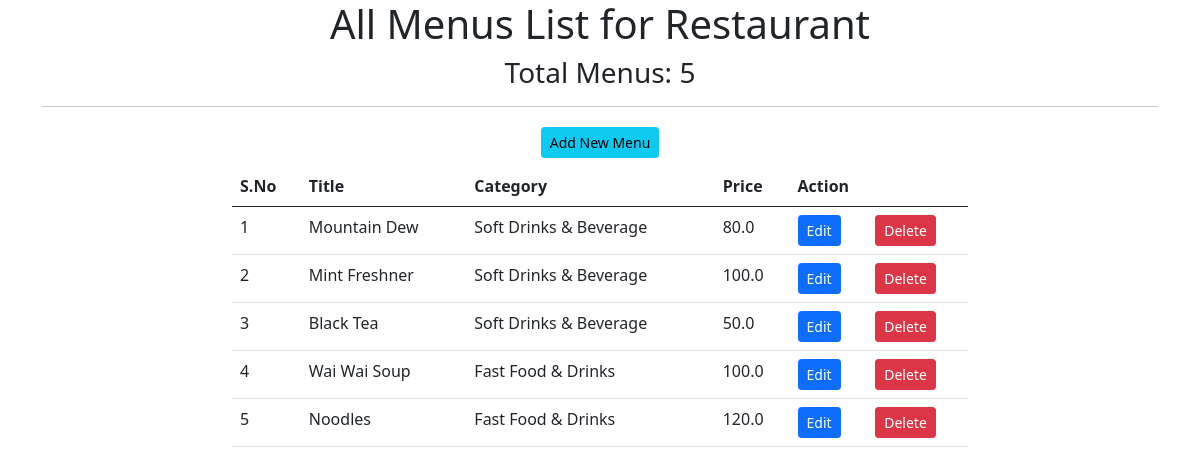
The app's page /app-restaurant/menu/list/, older data.
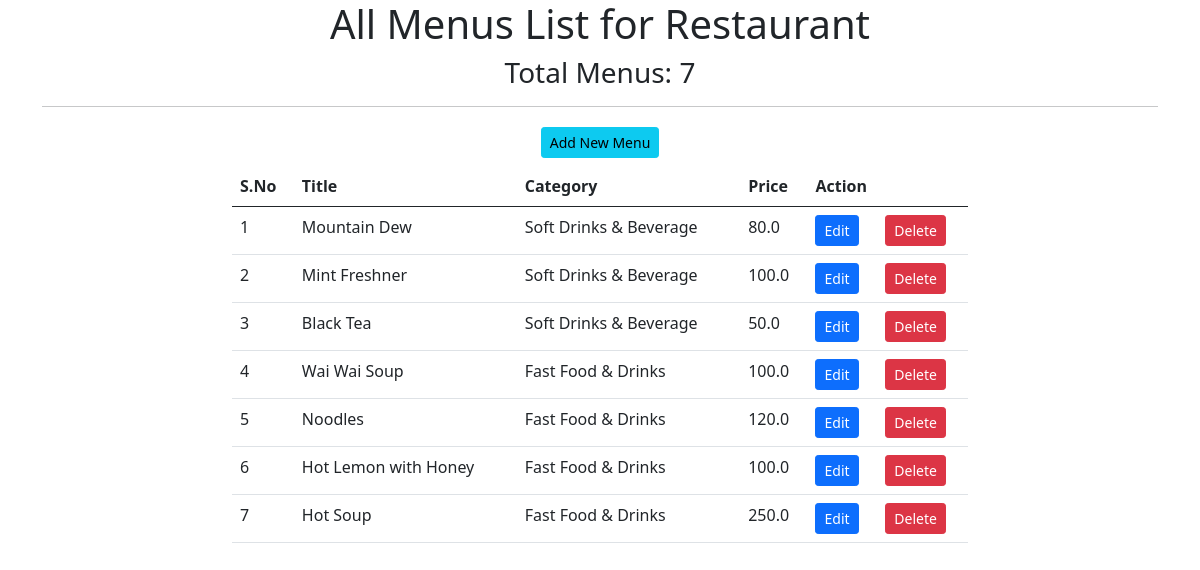
The same page, newer data.
### app_restaurant/models.py (models this page shows, shortened)
class Menu(models.Model):
    menu_title = models.CharField(max_length=200, null=False, blank=False)
    menu_price = models.FloatField(null=False, blank=False)
    menu_category = models.ForeignKey(Category,
                                      max_length=100,
                                        null=False,
                                        blank=False,
                                        on_delete=models.CASCADE)
    menu_description = models.TextField(null=True, blank=True)
    menu_image = models.ImageField(upload_to='menu_images/',
                                   null=True, blank=True)
    menu_status = models.BooleanField(default=True)
    created_at = models.DateTimeField(default=timezone.now())

class Category(models.Model):
    category_name = models.CharField(max_length=100,
                                     null=False, blank=False)
    category_status = models.BooleanField(default=True)
    created_at = models.DateTimeField(default=timezone.now())

### app_restaurant/views.py (the view)
# urls.py: path('menu/list/', menu_list, name='menu.list'),
def menu_list(request):
    context = {
        "menus": Menu.objects.all()
    }
    return render(request, "menu_list.html", context)

### app_restaurant/templates/menu_list.html (shortened to what this page needs)
{% extends 'base.html' %}
{% block content %}
<section class="container">
    <h1 class="text-center">All Menus List for Restaurant</h1>
    <h3 class="text-center">Total Menus: {{ menus.count }}</h3>
    <hr>
    <h3 class="text-center">
        <a href="{% url 'menu.create' %}" class="btn btn-info btn-sm">Add New Menu</a>
    </h3>
    <div class="row">
        <div class="col-2"></div>
        <div class="col-8">
            <table class="table table-responsive table-hover table-border">
                <thead>
                    <tr>
                        <th>S.No</th>
                        <th>Title</th>
                        <th>Category</th>
                        <th>Price</th>
                        <th colspan="2">Action</th>
                    </tr>
                </thead>
                <tbody>
                     {% for data in menus %}
                     <tr>
                        <td>{{ forloop.counter }}</td>
                        <td>{{ data.menu_title }}</td>
                        <td>{{ data.menu_category.category_name }}</td>
                        <td>{{ data.menu_price }}</td>
                        <td><a href="{% url 'menu.edit' pk=data.id %}" class="btn btn-sm btn-primary">Edit</a></td>
                        <td><a href="#" class="btn btn-sm btn-danger">Delete</a></td>
                     </tr>
                     {% endfor %}
                </tbody>
            </table>
        </div>
        <div class="col-2"></div>
    </div>
</section>
{% endblock %}

Row changes from the older to the newer data that the page shows:
added Menu: menu_title "Hot Lemon with Honey", menu_category.category_name "Fast Food & Drinks", menu_price "100.0"
added Menu: menu_title "Hot Soup", menu_category.category_name "Fast Food & Drinks", menu_price "250.0"
Text that changed along with them:
{{ menus.count }}: "5" → "7"
